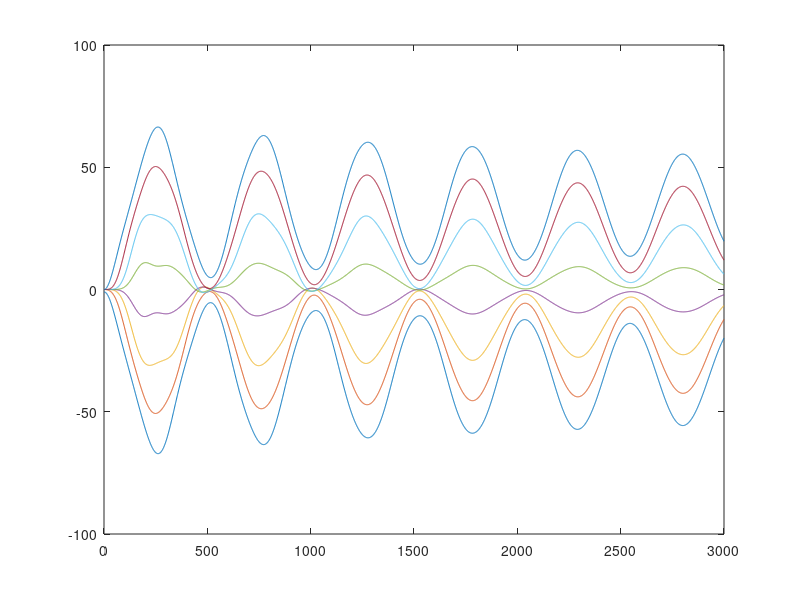

This chart was generated by the following MATLAB code:
% generalised expression in 1D
% three masses

clear all
close all

% m �r massa
m = 2;

% h �r en stegl�ngd
% k �r fj�derkonstant
% d �r d�mpningskonstant
h = 0.01; % steglängd
g = 9.81; % gravitation
k = 20; % fjäderkonstant
b = 0.4; % dämpningskonstant
l = 10; % längden från jämviktsläget

%Number of samples
N = 3000;

%Number of masses
M = 8;

x = zeros(N,M); % allokera minne
%begynnelsev�rde
x(1,1) = -1;
x(1,2) = 0;
x(1,3) = 0;
v = zeros(N,M); % allkoera minne
Fk = zeros(M,1);
Fb = zeros(M,1);

for n=2:N
    for i = 1:M
        if i < 2
           Fk(i,1) = k*((x(n-1,i+1)-x(n-1,i))-l);
           Fb(i,1) = b*(v(n-1,i+1)-v(n-1,i));
        elseif i > M-1
           Fk(i,1) = k*((x(n-1,i-1)-x(n-1,i))+l);
           Fb(i,1) = b*(v(n-1,i-1)-v(n-1,i));
        else
            Fk(i,1) = k*(x(n-1,i-1)-x(n-1,i)) + k*(x(n-1,i+1)-x(n-1,i));
            Fb(i,1) = b*(v(n-1,i-1)-v(n-1,i)) + b*(v(n-1,i+1)-v(n-1,i));
        end
         
        %Euler
        v(n,i) = v(n-1,i) + (Fk(i,1)+Fb(i,1))*h/m;
        x(n,i) = x(n-1,i) + v(n,i)*h;
    end
  end
figure(1)
plot(x);


